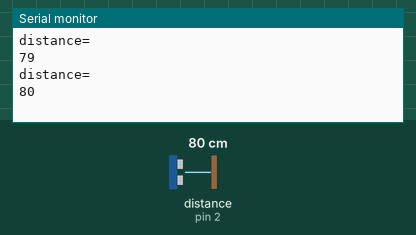
Recording of a sketch running on a simulated Arduino Uno, built with avr-gcc and run on an emulated ATmega328P. On the bench: the last lines printed to the serial monitor. Wiring (inferred from the names in the program): ultrasonic range finder: trigger pin 3; echo pin 2. The inputs (shaded band) are chosen by the test bench; at power-on: distance to the obstacle (sensor on pin 2) 80 cm. The echo pulse lasts 58.3 µs per cm.

Above: at 1.8 s.
1.9 s: distance to the obstacle (sensor on pin 2) set to 2 cm
At 2.7 s:
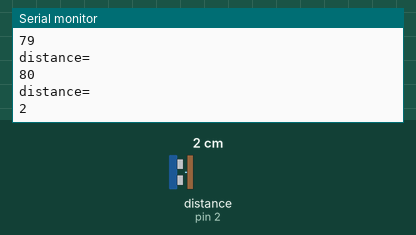
3.4 s: distance to the obstacle (sensor on pin 2) set to 4 cm
At 4.8 s:
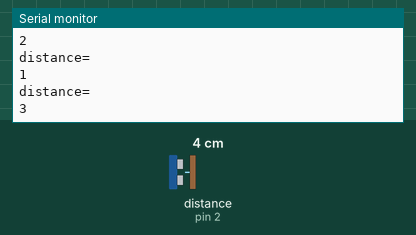
Timing chart, 0 to 6.4 s (numbered marks = the images above; inputs shaded):
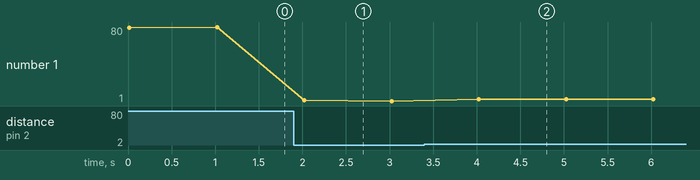

Measured:
- after the input at 1.9 s, the serial monitor: prints a new line after 0.12 s (image 1)
- after the input at 3.4 s, the serial monitor: prints a new line after 0.62 s (image 2)
- plotted number 1: 80 → 1 after the input at 1.9 s, 1 → 3 after the input at 3.4 s

The sketch:

ultrasonic_testt.ino
```cpp
const int trigger = 3;
const int echo =2 ;
long duration, distance;

void setup()
{
  // put your setup code here, to run once:
  Serial.begin(9600);
  pinMode(trigger, OUTPUT);
  pinMode(echo, INPUT);
}

void loop()
{
  ultrasonic();
  delay(1000);
}

void ultrasonic()
{
  /* The following trigPin/echoPin cycle is used to determine the
    distance of the nearest object by bouncing soundwaves off of it. */
  digitalWrite(trigger, LOW);
  delayMicroseconds(2);

  digitalWrite(trigger, HIGH);
  delayMicroseconds(10);

  digitalWrite(trigger, LOW);
  duration = pulseIn(echo, HIGH);

  //Calculate the distance (in cm) based on the speed of sound.
  distance = duration / 58.2;

  Serial.println("distance=");
  Serial.println(distance);
}
```
